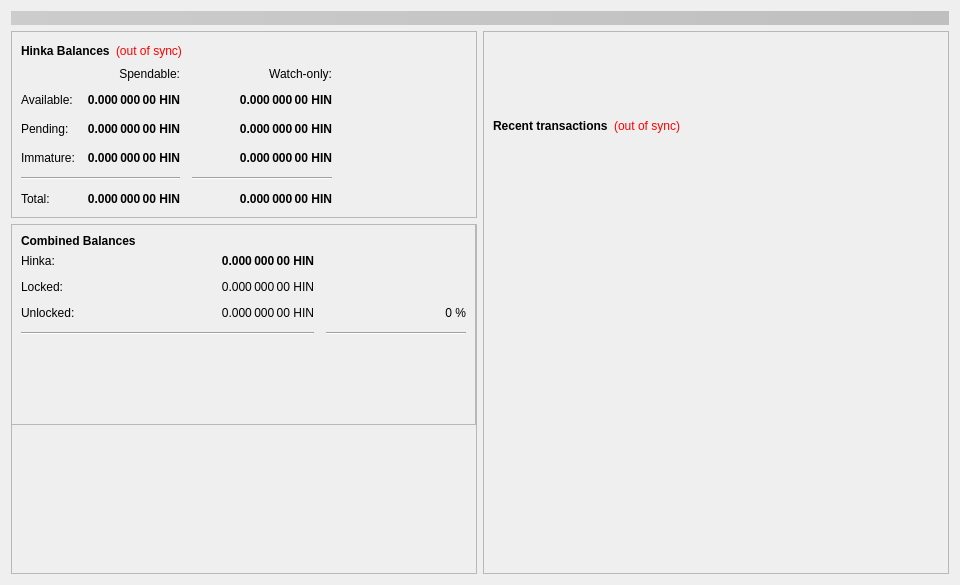
<?xml version="1.0" encoding="UTF-8"?>
<ui version="4.0">
 <class>OverviewPage</class>
 <widget class="QWidget" name="OverviewPage">
  <property name="geometry">
   <rect>
    <x>0</x>
    <y>0</y>
    <width>960</width>
    <height>585</height>
   </rect>
  </property>
  <property name="minimumSize">
   <size>
    <width>960</width>
    <height>0</height>
   </size>
  </property>
  <property name="windowTitle">
   <string>Form</string>
  </property>
  <layout class="QVBoxLayout" name="topLayout">
   <item>
    <widget class="QLabel" name="labelAlerts">
     <property name="visible">
      <bool>false</bool>
     </property>
     <property name="styleSheet">
      <string notr="true">background-color: qlineargradient(x1: 0, y1: 0, x2: 1, y2: 0, stop:0 #cccccc, stop:1 #bfbfbf); color:#000000;</string>
     </property>
     <property name="wordWrap">
      <bool>true</bool>
     </property>
     <property name="margin">
      <number>3</number>
     </property>
    </widget>
   </item>
   <item>
    <layout class="QHBoxLayout" name="horizontalLayout" stretch="1,1">
     <item>
      <layout class="QVBoxLayout" name="verticalLayout_2">
       <item>
        <widget class="QFrame" name="frame">
         <property name="frameShape">
          <enum>QFrame::StyledPanel</enum>
         </property>
         <property name="frameShadow">
          <enum>QFrame::Raised</enum>
         </property>
         <layout class="QVBoxLayout" name="verticalLayout_4">
          <item>
           <layout class="QHBoxLayout" name="horizontalLayout_4">
            <item>
             <widget class="QLabel" name="label_5">
              <property name="font">
               <font>
                <weight>75</weight>
                <bold>true</bold>
               </font>
              </property>
              <property name="text">
               <string>Hinka Balances</string>
              </property>
             </widget>
            </item>
            <item>
             <widget class="QLabel" name="labelWalletStatus">
              <property name="cursor">
               <cursorShape>WhatsThisCursor</cursorShape>
              </property>
              <property name="toolTip">
               <string>The displayed information may be out of date. Your wallet automatically synchronizes with the Hinka network after a connection is established, but this process has not completed yet.</string>
              </property>
              <property name="styleSheet">
               <string notr="true">QLabel { color: red; }</string>
              </property>
              <property name="text">
               <string notr="true">(out of sync)</string>
              </property>
              <property name="alignment">
               <set>Qt::AlignLeading|Qt::AlignLeft|Qt::AlignVCenter</set>
              </property>
             </widget>
            </item>
            <item>
             <spacer name="horizontalSpacer_3">
              <property name="orientation">
               <enum>Qt::Horizontal</enum>
              </property>
              <property name="sizeHint" stdset="0">
               <size>
                <width>40</width>
                <height>20</height>
               </size>
              </property>
             </spacer>
            </item>
           </layout>
          </item>
          <item>
           <layout class="QGridLayout" name="gridLayout">
            <property name="spacing">
             <number>12</number>
            </property>
            <item row="2" column="2">
             <widget class="QLabel" name="labelWatchPending">
              <property name="font">
               <font>
                <weight>75</weight>
                <bold>true</bold>
               </font>
              </property>
              <property name="cursor">
               <cursorShape>IBeamCursor</cursorShape>
              </property>
              <property name="toolTip">
               <string>Unconfirmed transactions to watch-only addresses</string>
              </property>
              <property name="text">
               <string notr="true">0.000 000 00 HIN</string>
              </property>
              <property name="alignment">
               <set>Qt::AlignRight|Qt::AlignTrailing|Qt::AlignVCenter</set>
              </property>
              <property name="textInteractionFlags">
               <set>Qt::LinksAccessibleByMouse|Qt::TextSelectableByKeyboard|Qt::TextSelectableByMouse</set>
              </property>
             </widget>
            </item>
            <item row="2" column="1">
             <widget class="QLabel" name="labelUnconfirmed">
              <property name="font">
               <font>
                <weight>75</weight>
                <bold>true</bold>
               </font>
              </property>
              <property name="cursor">
               <cursorShape>IBeamCursor</cursorShape>
              </property>
              <property name="toolTip">
               <string>Total of transactions that have yet to be confirmed, and do not yet count toward the spendable balance</string>
              </property>
              <property name="text">
               <string notr="true">0.000 000 00 HIN</string>
              </property>
              <property name="alignment">
               <set>Qt::AlignRight|Qt::AlignTrailing|Qt::AlignVCenter</set>
              </property>
              <property name="textInteractionFlags">
               <set>Qt::LinksAccessibleByMouse|Qt::TextSelectableByKeyboard|Qt::TextSelectableByMouse</set>
              </property>
             </widget>
            </item>
            <item row="3" column="2">
             <widget class="QLabel" name="labelWatchImmature">
              <property name="font">
               <font>
                <weight>75</weight>
                <bold>true</bold>
               </font>
              </property>
              <property name="cursor">
               <cursorShape>IBeamCursor</cursorShape>
              </property>
              <property name="toolTip">
               <string>Staked or masternode rewards in watch-only addresses that has not yet matured</string>
              </property>
              <property name="text">
               <string notr="true">0.000 000 00 HIN</string>
              </property>
              <property name="alignment">
               <set>Qt::AlignRight|Qt::AlignTrailing|Qt::AlignVCenter</set>
              </property>
              <property name="textInteractionFlags">
               <set>Qt::LinksAccessibleByMouse|Qt::TextSelectableByKeyboard|Qt::TextSelectableByMouse</set>
              </property>
             </widget>
            </item>
            <item row="4" column="0" colspan="2">
             <widget class="Line" name="lineSpendableBalance">
              <property name="orientation">
               <enum>Qt::Horizontal</enum>
              </property>
             </widget>
            </item>
            <item row="4" column="2">
             <widget class="Line" name="lineWatchBalance">
              <property name="sizePolicy">
               <sizepolicy hsizetype="Preferred" vsizetype="Fixed">
                <horstretch>0</horstretch>
                <verstretch>0</verstretch>
               </sizepolicy>
              </property>
              <property name="minimumSize">
               <size>
                <width>140</width>
                <height>0</height>
               </size>
              </property>
              <property name="orientation">
               <enum>Qt::Horizontal</enum>
              </property>
             </widget>
            </item>
            <item row="5" column="0">
             <widget class="QLabel" name="labelTotalText">
              <property name="text">
               <string>Total:</string>
              </property>
             </widget>
            </item>
            <item row="3" column="1">
             <widget class="QLabel" name="labelImmature">
              <property name="font">
               <font>
                <weight>75</weight>
                <bold>true</bold>
               </font>
              </property>
              <property name="cursor">
               <cursorShape>IBeamCursor</cursorShape>
              </property>
              <property name="toolTip">
               <string>Staked or masternode rewards that has not yet matured</string>
              </property>
              <property name="text">
               <string notr="true">0.000 000 00 HIN</string>
              </property>
              <property name="alignment">
               <set>Qt::AlignRight|Qt::AlignTrailing|Qt::AlignVCenter</set>
              </property>
              <property name="textInteractionFlags">
               <set>Qt::LinksAccessibleByMouse|Qt::TextSelectableByKeyboard|Qt::TextSelectableByMouse</set>
              </property>
             </widget>
            </item>
            <item row="2" column="3">
             <spacer name="horizontalSpacer_2">
              <property name="orientation">
               <enum>Qt::Horizontal</enum>
              </property>
              <property name="sizeHint" stdset="0">
               <size>
                <width>40</width>
                <height>20</height>
               </size>
              </property>
             </spacer>
            </item>
            <item row="3" column="0">
             <widget class="QLabel" name="labelImmatureText">
              <property name="text">
               <string>Immature:</string>
              </property>
             </widget>
            </item>
            <item row="5" column="1">
             <widget class="QLabel" name="labelTotal">
              <property name="font">
               <font>
                <weight>75</weight>
                <bold>true</bold>
               </font>
              </property>
              <property name="cursor">
               <cursorShape>IBeamCursor</cursorShape>
              </property>
              <property name="toolTip">
               <string>Your current total balance</string>
              </property>
              <property name="text">
               <string notr="true">0.000 000 00 HIN</string>
              </property>
              <property name="alignment">
               <set>Qt::AlignRight|Qt::AlignTrailing|Qt::AlignVCenter</set>
              </property>
              <property name="textInteractionFlags">
               <set>Qt::LinksAccessibleByMouse|Qt::TextSelectableByKeyboard|Qt::TextSelectableByMouse</set>
              </property>
             </widget>
            </item>
            <item row="5" column="2">
             <widget class="QLabel" name="labelWatchTotal">
              <property name="font">
               <font>
                <weight>75</weight>
                <bold>true</bold>
               </font>
              </property>
              <property name="cursor">
               <cursorShape>IBeamCursor</cursorShape>
              </property>
              <property name="toolTip">
               <string>Current total balance in watch-only addresses</string>
              </property>
              <property name="text">
               <string notr="true">0.000 000 00 HIN</string>
              </property>
              <property name="alignment">
               <set>Qt::AlignRight|Qt::AlignTrailing|Qt::AlignVCenter</set>
              </property>
              <property name="textInteractionFlags">
               <set>Qt::LinksAccessibleByMouse|Qt::TextSelectableByKeyboard|Qt::TextSelectableByMouse</set>
              </property>
             </widget>
            </item>
            <item row="0" column="2">
             <widget class="QLabel" name="labelWatchonly">
              <property name="text">
               <string>Watch-only:</string>
              </property>
              <property name="alignment">
               <set>Qt::AlignRight|Qt::AlignTrailing|Qt::AlignVCenter</set>
              </property>
             </widget>
            </item>
            <item row="1" column="0">
             <widget class="QLabel" name="labelBalanceText">
              <property name="text">
               <string>Available:</string>
              </property>
             </widget>
            </item>
            <item row="1" column="1">
             <widget class="QLabel" name="labelBalance">
              <property name="font">
               <font>
                <weight>75</weight>
                <bold>true</bold>
               </font>
              </property>
              <property name="cursor">
               <cursorShape>IBeamCursor</cursorShape>
              </property>
              <property name="toolTip">
               <string>Your current spendable balance</string>
              </property>
              <property name="text">
               <string notr="true">0.000 000 00 HIN</string>
              </property>
              <property name="alignment">
               <set>Qt::AlignRight|Qt::AlignTrailing|Qt::AlignVCenter</set>
              </property>
              <property name="textInteractionFlags">
               <set>Qt::LinksAccessibleByMouse|Qt::TextSelectableByKeyboard|Qt::TextSelectableByMouse</set>
              </property>
             </widget>
            </item>
            <item row="1" column="2">
             <widget class="QLabel" name="labelWatchAvailable">
              <property name="font">
               <font>
                <weight>75</weight>
                <bold>true</bold>
               </font>
              </property>
              <property name="cursor">
               <cursorShape>IBeamCursor</cursorShape>
              </property>
              <property name="toolTip">
               <string>Your current balance in watch-only addresses</string>
              </property>
              <property name="text">
               <string notr="true">0.000 000 00 HIN</string>
              </property>
              <property name="alignment">
               <set>Qt::AlignRight|Qt::AlignTrailing|Qt::AlignVCenter</set>
              </property>
              <property name="textInteractionFlags">
               <set>Qt::LinksAccessibleByMouse|Qt::TextSelectableByKeyboard|Qt::TextSelectableByMouse</set>
              </property>
             </widget>
            </item>
            <item row="2" column="0">
             <widget class="QLabel" name="labelPendingText">
              <property name="text">
               <string>Pending:</string>
              </property>
             </widget>
            </item>
            <item row="0" column="1">
             <widget class="QLabel" name="labelSpendable">
              <property name="text">
               <string>Spendable:</string>
              </property>
              <property name="alignment">
               <set>Qt::AlignRight|Qt::AlignTrailing|Qt::AlignVCenter</set>
              </property>
             </widget>
            </item>
           </layout>
          </item>
          <item>
           <spacer name="verticalSpacer_4">
            <property name="orientation">
             <enum>Qt::Vertical</enum>
            </property>
            <property name="sizeHint" stdset="0">
             <size>
              <width>20</width>
              <height>40</height>
             </size>
            </property>
           </spacer>
          </item>
         </layout>
        </widget>
       </item>
       <item>
        <widget class="QFrame" name="frameObfuscation">
         <property name="minimumSize">
          <size>
           <width>0</width>
           <height>350</height>
          </size>
         </property>
         <property name="layoutDirection">
          <enum>Qt::LeftToRight</enum>
         </property>
         <property name="frameShape">
          <enum>QFrame::StyledPanel</enum>
         </property>
         <property name="frameShadow">
          <enum>QFrame::Raised</enum>
         </property>
         <widget class="QPushButton" name="runAutoDenom">
          <property name="geometry">
           <rect>
            <x>251</x>
            <y>17</y>
            <width>1</width>
            <height>1</height>
           </rect>
          </property>
          <property name="palette">
           <palette>
            <active>
             <colorrole role="WindowText">
              <brush brushstyle="SolidPattern">
               <color alpha="255">
                <red>0</red>
                <green>0</green>
                <blue>0</blue>
               </color>
              </brush>
             </colorrole>
             <colorrole role="Button">
              <brush brushstyle="SolidPattern">
               <color alpha="255">
                <red>239</red>
                <green>238</green>
                <blue>238</blue>
               </color>
              </brush>
             </colorrole>
             <colorrole role="Light">
              <brush brushstyle="SolidPattern">
               <color alpha="255">
                <red>255</red>
                <green>255</green>
                <blue>255</blue>
               </color>
              </brush>
             </colorrole>
             <colorrole role="Midlight">
              <brush brushstyle="SolidPattern">
               <color alpha="255">
                <red>247</red>
                <green>246</green>
                <blue>246</blue>
               </color>
              </brush>
             </colorrole>
             <colorrole role="Dark">
              <brush brushstyle="SolidPattern">
               <color alpha="255">
                <red>119</red>
                <green>119</green>
                <blue>119</blue>
               </color>
              </brush>
             </colorrole>
             <colorrole role="Mid">
              <brush brushstyle="SolidPattern">
               <color alpha="255">
                <red>159</red>
                <green>159</green>
                <blue>159</blue>
               </color>
              </brush>
             </colorrole>
             <colorrole role="Text">
              <brush brushstyle="SolidPattern">
               <color alpha="255">
                <red>0</red>
                <green>0</green>
                <blue>0</blue>
               </color>
              </brush>
             </colorrole>
             <colorrole role="BrightText">
              <brush brushstyle="SolidPattern">
               <color alpha="255">
                <red>255</red>
                <green>255</green>
                <blue>255</blue>
               </color>
              </brush>
             </colorrole>
             <colorrole role="ButtonText">
              <brush brushstyle="SolidPattern">
               <color alpha="255">
                <red>0</red>
                <green>0</green>
                <blue>0</blue>
               </color>
              </brush>
             </colorrole>
             <colorrole role="Base">
              <brush brushstyle="SolidPattern">
               <color alpha="255">
                <red>255</red>
                <green>255</green>
                <blue>255</blue>
               </color>
              </brush>
             </colorrole>
             <colorrole role="Window">
              <brush brushstyle="SolidPattern">
               <color alpha="255">
                <red>239</red>
                <green>238</green>
                <blue>238</blue>
               </color>
              </brush>
             </colorrole>
             <colorrole role="Shadow">
              <brush brushstyle="SolidPattern">
               <color alpha="255">
                <red>0</red>
                <green>0</green>
                <blue>0</blue>
               </color>
              </brush>
             </colorrole>
             <colorrole role="AlternateBase">
              <brush brushstyle="SolidPattern">
               <color alpha="255">
                <red>247</red>
                <green>246</green>
                <blue>246</blue>
               </color>
              </brush>
             </colorrole>
             <colorrole role="ToolTipBase">
              <brush brushstyle="SolidPattern">
               <color alpha="255">
                <red>255</red>
                <green>255</green>
                <blue>220</blue>
               </color>
              </brush>
             </colorrole>
             <colorrole role="ToolTipText">
              <brush brushstyle="SolidPattern">
               <color alpha="255">
                <red>0</red>
                <green>0</green>
                <blue>0</blue>
               </color>
              </brush>
             </colorrole>
            </active>
            <inactive>
             <colorrole role="WindowText">
              <brush brushstyle="SolidPattern">
               <color alpha="255">
                <red>0</red>
                <green>0</green>
                <blue>0</blue>
               </color>
              </brush>
             </colorrole>
             <colorrole role="Button">
              <brush brushstyle="SolidPattern">
               <color alpha="255">
                <red>239</red>
                <green>238</green>
                <blue>238</blue>
               </color>
              </brush>
             </colorrole>
             <colorrole role="Light">
              <brush brushstyle="SolidPattern">
               <color alpha="255">
                <red>255</red>
                <green>255</green>
                <blue>255</blue>
               </color>
              </brush>
             </colorrole>
             <colorrole role="Midlight">
              <brush brushstyle="SolidPattern">
               <color alpha="255">
                <red>247</red>
                <green>246</green>
                <blue>246</blue>
               </color>
              </brush>
             </colorrole>
             <colorrole role="Dark">
              <brush brushstyle="SolidPattern">
               <color alpha="255">
                <red>119</red>
                <green>119</green>
                <blue>119</blue>
               </color>
              </brush>
             </colorrole>
             <colorrole role="Mid">
              <brush brushstyle="SolidPattern">
               <color alpha="255">
                <red>159</red>
                <green>159</green>
                <blue>159</blue>
               </color>
              </brush>
             </colorrole>
             <colorrole role="Text">
              <brush brushstyle="SolidPattern">
               <color alpha="255">
                <red>0</red>
                <green>0</green>
                <blue>0</blue>
               </color>
              </brush>
             </colorrole>
             <colorrole role="BrightText">
              <brush brushstyle="SolidPattern">
               <color alpha="255">
                <red>255</red>
                <green>255</green>
                <blue>255</blue>
               </color>
              </brush>
             </colorrole>
             <colorrole role="ButtonText">
              <brush brushstyle="SolidPattern">
               <color alpha="255">
                <red>0</red>
                <green>0</green>
                <blue>0</blue>
               </color>
              </brush>
             </colorrole>
             <colorrole role="Base">
              <brush brushstyle="SolidPattern">
               <color alpha="255">
                <red>255</red>
                <green>255</green>
                <blue>255</blue>
               </color>
              </brush>
             </colorrole>
             <colorrole role="Window">
              <brush brushstyle="SolidPattern">
               <color alpha="255">
                <red>239</red>
                <green>238</green>
                <blue>238</blue>
               </color>
              </brush>
             </colorrole>
             <colorrole role="Shadow">
              <brush brushstyle="SolidPattern">
               <color alpha="255">
                <red>0</red>
                <green>0</green>
                <blue>0</blue>
               </color>
              </brush>
             </colorrole>
             <colorrole role="AlternateBase">
              <brush brushstyle="SolidPattern">
               <color alpha="255">
                <red>247</red>
                <green>246</green>
                <blue>246</blue>
               </color>
              </brush>
             </colorrole>
             <colorrole role="ToolTipBase">
              <brush brushstyle="SolidPattern">
               <color alpha="255">
                <red>255</red>
                <green>255</green>
                <blue>220</blue>
               </color>
              </brush>
             </colorrole>
             <colorrole role="ToolTipText">
              <brush brushstyle="SolidPattern">
               <color alpha="255">
                <red>0</red>
                <green>0</green>
                <blue>0</blue>
               </color>
              </brush>
             </colorrole>
            </inactive>
            <disabled>
             <colorrole role="WindowText">
              <brush brushstyle="SolidPattern">
               <color alpha="255">
                <red>119</red>
                <green>119</green>
                <blue>119</blue>
               </color>
              </brush>
             </colorrole>
             <colorrole role="Button">
              <brush brushstyle="SolidPattern">
               <color alpha="255">
                <red>239</red>
                <green>238</green>
                <blue>238</blue>
               </color>
              </brush>
             </colorrole>
             <colorrole role="Light">
              <brush brushstyle="SolidPattern">
               <color alpha="255">
                <red>255</red>
                <green>255</green>
                <blue>255</blue>
               </color>
              </brush>
             </colorrole>
             <colorrole role="Midlight">
              <brush brushstyle="SolidPattern">
               <color alpha="255">
                <red>247</red>
                <green>246</green>
                <blue>246</blue>
               </color>
              </brush>
             </colorrole>
             <colorrole role="Dark">
              <brush brushstyle="SolidPattern">
               <color alpha="255">
                <red>119</red>
                <green>119</green>
                <blue>119</blue>
               </color>
              </brush>
             </colorrole>
             <colorrole role="Mid">
              <brush brushstyle="SolidPattern">
               <color alpha="255">
                <red>159</red>
                <green>159</green>
                <blue>159</blue>
               </color>
              </brush>
             </colorrole>
             <colorrole role="Text">
              <brush brushstyle="SolidPattern">
               <color alpha="255">
                <red>119</red>
                <green>119</green>
                <blue>119</blue>
               </color>
              </brush>
             </colorrole>
             <colorrole role="BrightText">
              <brush brushstyle="SolidPattern">
               <color alpha="255">
                <red>255</red>
                <green>255</green>
                <blue>255</blue>
               </color>
              </brush>
             </colorrole>
             <colorrole role="ButtonText">
              <brush brushstyle="SolidPattern">
               <color alpha="255">
                <red>119</red>
                <green>119</green>
                <blue>119</blue>
               </color>
              </brush>
             </colorrole>
             <colorrole role="Base">
              <brush brushstyle="SolidPattern">
               <color alpha="255">
                <red>239</red>
                <green>238</green>
                <blue>238</blue>
               </color>
              </brush>
             </colorrole>
             <colorrole role="Window">
              <brush brushstyle="SolidPattern">
               <color alpha="255">
                <red>239</red>
                <green>238</green>
                <blue>238</blue>
               </color>
              </brush>
             </colorrole>
             <colorrole role="Shadow">
              <brush brushstyle="SolidPattern">
               <color alpha="255">
                <red>0</red>
                <green>0</green>
                <blue>0</blue>
               </color>
              </brush>
             </colorrole>
             <colorrole role="AlternateBase">
              <brush brushstyle="SolidPattern">
               <color alpha="255">
                <red>239</red>
                <green>238</green>
                <blue>238</blue>
               </color>
              </brush>
             </colorrole>
             <colorrole role="ToolTipBase">
              <brush brushstyle="SolidPattern">
               <color alpha="255">
                <red>255</red>
                <green>255</green>
                <blue>220</blue>
               </color>
              </brush>
             </colorrole>
             <colorrole role="ToolTipText">
              <brush brushstyle="SolidPattern">
               <color alpha="255">
                <red>0</red>
                <green>0</green>
                <blue>0</blue>
               </color>
              </brush>
             </colorrole>
            </disabled>
           </palette>
          </property>
          <property name="focusPolicy">
           <enum>Qt::NoFocus</enum>
          </property>
          <property name="autoFillBackground">
           <bool>true</bool>
          </property>
          <property name="text">
           <string/>
          </property>
          <property name="flat">
           <bool>true</bool>
          </property>
         </widget>
         <widget class="QFrame" name="frame_3">
          <property name="geometry">
           <rect>
            <x>0</x>
            <y>0</y>
            <width>465</width>
            <height>201</height>
           </rect>
          </property>
          <property name="frameShape">
           <enum>QFrame::StyledPanel</enum>
          </property>
          <property name="frameShadow">
           <enum>QFrame::Raised</enum>
          </property>
          <layout class="QVBoxLayout" name="verticalLayout_5">
           <item>
            <layout class="QHBoxLayout" name="horizontalLayout_5" stretch="0">
             <item>
              <widget class="QLabel" name="label_5z">
               <property name="maximumSize">
                <size>
                 <width>16777215</width>
                 <height>20</height>
                </size>
               </property>
               <property name="font">
                <font>
                 <weight>75</weight>
                 <bold>true</bold>
                </font>
               </property>
               <property name="toolTip">
                <string>Combined Balances (including unconfirmed and immature coins)</string>
               </property>
               <property name="text">
                <string>&lt;html&gt;&lt;head/&gt;&lt;body&gt;&lt;p&gt;Combined Balances&lt;/p&gt;&lt;/body&gt;&lt;/html&gt;</string>
               </property>
              </widget>
             </item>
            </layout>
           </item>
           <item>
            <layout class="QGridLayout" name="gridLayout_3">
             <property name="spacing">
              <number>12</number>
             </property>
             <item row="5" column="0" colspan="2">
              <widget class="Line" name="lineSpendableBalance_3">
               <property name="orientation">
                <enum>Qt::Horizontal</enum>
               </property>
              </widget>
             </item>
             <item row="5" column="2">
              <widget class="Line" name="lineWatchBalance_3">
               <property name="sizePolicy">
                <sizepolicy hsizetype="Preferred" vsizetype="Fixed">
                 <horstretch>0</horstretch>
                 <verstretch>0</verstretch>
                </sizepolicy>
               </property>
               <property name="minimumSize">
                <size>
                 <width>140</width>
                 <height>0</height>
                </size>
               </property>
               <property name="orientation">
                <enum>Qt::Horizontal</enum>
               </property>
              </widget>
             </item>
             <item row="1" column="0">
              <widget class="QLabel" name="labelBalanceTextz">
               <property name="text">
                <string>Hinka:</string>
               </property>
              </widget>
             </item>
             <item row="1" column="1">
              <widget class="QLabel" name="labelBalancez">
               <property name="font">
                <font>
                 <weight>75</weight>
                 <bold>true</bold>
                </font>
               </property>
               <property name="cursor">
                <cursorShape>IBeamCursor</cursorShape>
               </property>
               <property name="toolTip">
                <string>Your current spendable balance</string>
               </property>
               <property name="text">
                <string notr="true">0.000 000 00 HIN</string>
               </property>
               <property name="alignment">
                <set>Qt::AlignRight|Qt::AlignTrailing|Qt::AlignVCenter</set>
               </property>
               <property name="textInteractionFlags">
                <set>Qt::LinksAccessibleByMouse|Qt::TextSelectableByKeyboard|Qt::TextSelectableByMouse</set>
               </property>
              </widget>
             </item>
             <item row="2" column="1">
              <widget class="QLabel" name="labelLockedBalance">
               <property name="toolTip">
                <string>Locked Hinka or Masternode collaterals. These are excluded from zHinka minting.</string>
               </property>
               <property name="text">
                <string>0.000 000 00 HIN</string>
               </property>
               <property name="alignment">
                <set>Qt::AlignRight|Qt::AlignTrailing|Qt::AlignVCenter</set>
               </property>
              </widget>
             </item>
             <item row="2" column="0">
              <widget class="QLabel" name="labelLockedBalanceText">
               <property name="toolTip">
                <string>Locked Hinka or Masternode collaterals. These are excluded from zHinka minting.</string>
               </property>
               <property name="text">
                <string>Locked:</string>
               </property>
              </widget>
             </item>
             <item row="3" column="0">
              <widget class="QLabel" name="labelUnLockedBalanceText">
               <property name="toolTip">
                <string>Unlocked Hinkas. These can be used for zHinka minting.</string>
               </property>
               <property name="text">
                <string>Unlocked:</string>
               </property>
              </widget>
             </item>
             <item row="3" column="1">
              <widget class="QLabel" name="labelUnLockedBalance">
               <property name="toolTip">
                <string>Unlocked Hinkas. These can be used for zHinka minting.</string>
               </property>
               <property name="text">
                <string>0.000 000 00 HIN</string>
               </property>
               <property name="alignment">
                <set>Qt::AlignRight|Qt::AlignTrailing|Qt::AlignVCenter</set>
               </property>
              </widget>
             </item>
             <item row="3" column="2">
              <widget class="QLabel" name="labelHinkaPercent">
               <property name="text">
                <string>0 %</string>
               </property>
               <property name="alignment">
                <set>Qt::AlignRight|Qt::AlignTrailing|Qt::AlignVCenter</set>
               </property>
              </widget>
             </item>
            </layout>
           </item>
           <item>
            <spacer name="verticalSpacer">
             <property name="orientation">
              <enum>Qt::Vertical</enum>
             </property>
             <property name="sizeHint" stdset="0">
              <size>
               <width>20</width>
               <height>40</height>
              </size>
             </property>
            </spacer>
           </item>
          </layout>
         </widget>
        </widget>
       </item>
      </layout>
     </item>
     <item>
      <layout class="QVBoxLayout" name="verticalLayout_3">
       <item>
        <widget class="QFrame" name="frame_2">
         <property name="frameShape">
          <enum>QFrame::StyledPanel</enum>
         </property>
         <property name="frameShadow">
          <enum>QFrame::Raised</enum>
         </property>
         <layout class="QVBoxLayout" name="verticalLayout">
          <item>
           <spacer name="verticalSpacer_3">
            <property name="orientation">
             <enum>Qt::Vertical</enum>
            </property>
            <property name="sizeType">
             <enum>QSizePolicy::Fixed</enum>
            </property>
            <property name="sizeHint" stdset="0">
             <size>
              <width>20</width>
              <height>75</height>
             </size>
            </property>
           </spacer>
          </item>
          <item>
           <layout class="QHBoxLayout" name="horizontalLayout_2">
            <item>
             <widget class="QLabel" name="label_4">
              <property name="font">
               <font>
                <weight>75</weight>
                <bold>true</bold>
               </font>
              </property>
              <property name="text">
               <string>Recent transactions</string>
              </property>
             </widget>
            </item>
            <item>
             <widget class="QLabel" name="labelTransactionsStatus">
              <property name="cursor">
               <cursorShape>WhatsThisCursor</cursorShape>
              </property>
              <property name="toolTip">
               <string>The displayed information may be out of date. Your wallet automatically synchronizes with the Hinka network after a connection is established, but this process has not completed yet.</string>
              </property>
              <property name="styleSheet">
               <string notr="true">QLabel { color: red; }</string>
              </property>
              <property name="text">
               <string notr="true">(out of sync)</string>
              </property>
              <property name="alignment">
               <set>Qt::AlignRight|Qt::AlignTrailing|Qt::AlignVCenter</set>
              </property>
             </widget>
            </item>
            <item>
             <spacer name="horizontalSpacer">
              <property name="orientation">
               <enum>Qt::Horizontal</enum>
              </property>
              <property name="sizeHint" stdset="0">
               <size>
                <width>40</width>
                <height>20</height>
               </size>
              </property>
             </spacer>
            </item>
           </layout>
          </item>
          <item>
           <widget class="QListView" name="listTransactions">
            <property name="styleSheet">
             <string notr="true">QListView { background: transparent; color:black;}</string>
            </property>
            <property name="frameShape">
             <enum>QFrame::NoFrame</enum>
            </property>
            <property name="verticalScrollBarPolicy">
             <enum>Qt::ScrollBarAlwaysOff</enum>
            </property>
            <property name="horizontalScrollBarPolicy">
             <enum>Qt::ScrollBarAlwaysOff</enum>
            </property>
            <property name="selectionMode">
             <enum>QAbstractItemView::NoSelection</enum>
            </property>
           </widget>
          </item>
          <item>
           <spacer name="verticalSpacer_2">
            <property name="orientation">
             <enum>Qt::Vertical</enum>
            </property>
            <property name="sizeHint" stdset="0">
             <size>
              <width>20</width>
              <height>40</height>
             </size>
            </property>
           </spacer>
          </item>
         </layout>
        </widget>
       </item>
      </layout>
     </item>
    </layout>
   </item>
  </layout>
 </widget>
 <resources/>
 <connections/>
</ui>
